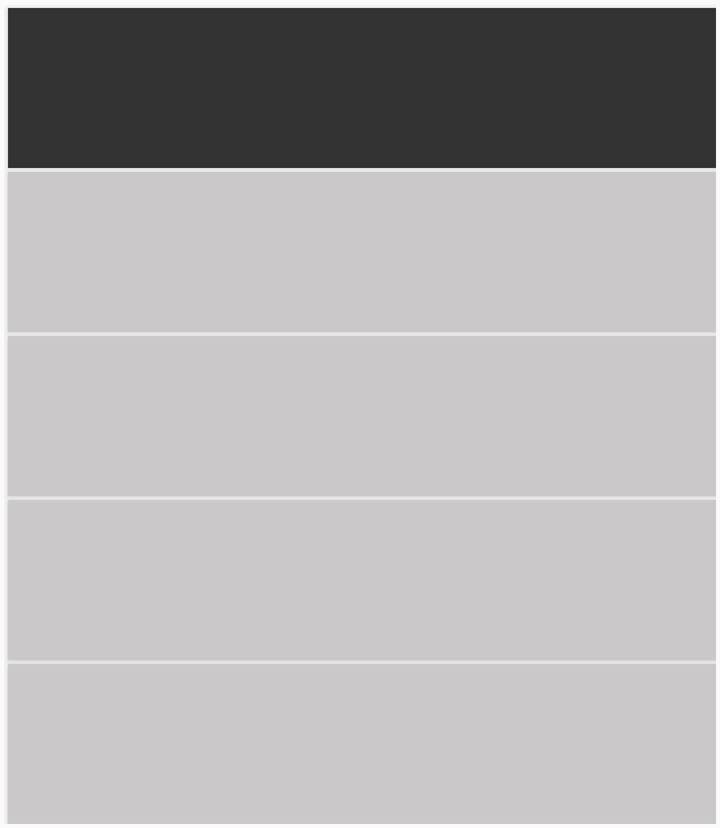
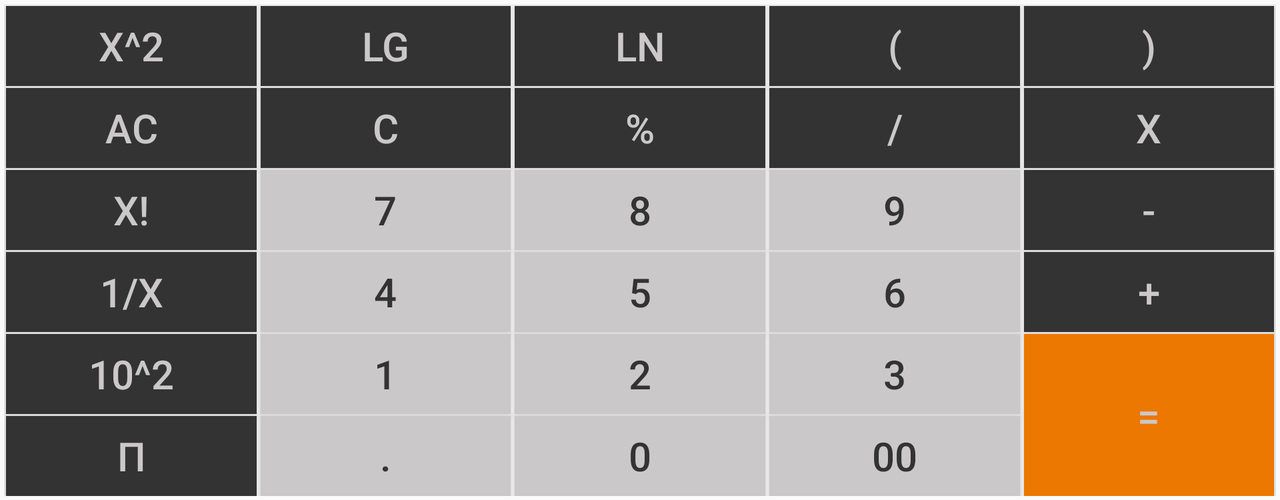

An Android layout and its configuration variant, each rendered on a device that would load it. The default file and the variant file are quoted in full after the pictures.
<!-- AndroidManifest.xml: application theme AppTheme -->
<!-- res/layout/calc_buttons.xml -->
<?xml version="1.0" encoding="utf-8"?>
<GridLayout
    xmlns:android="http://schemas.android.com/apk/res/android"
    android:layout_width="match_parent"
    android:layout_height="wrap_content"
    android:layout_margin="2dp"
    android:columnCount="4"
    android:rowCount="5">

    <Button
        android:id="@+id/btn_Clear"
        android:text="C"
        style="@style/styleFuncBtn"
        android:layout_columnWeight="1"
        android:onClick="funcClick"/>

    <Button
        android:id="@+id/btn_Percentage"
        android:text="%"
        style="@style/styleFuncBtn"
        android:layout_columnWeight="1"
        android:onClick="funcClick"/>

    <Button
        android:id="@+id/btn_Divide"
        android:text="/"
        style="@style/styleFuncBtn"
        android:layout_columnWeight="1"
        android:onClick="funcClick"/>

    <Button
        android:id="@+id/btn_Multiply"
        android:text="X"
        style="@style/styleFuncBtn"
        android:layout_columnWeight="1"
        android:onClick="funcClick"/>

    <Button
        android:id="@+id/btn_Seven"
        android:text="7"
        style="@style/styleNumberBtn"
        android:layout_columnWeight="1"
        android:onClick="onClick"/>

    <Button
        android:id="@+id/btn_Eight"
        android:text="8"
        style="@style/styleNumberBtn"
        android:layout_columnWeight="1"
        android:onClick="onClick"/>

    <Button
        android:id="@+id/btn_Nine"
        android:text="9"
        style="@style/styleNumberBtn"
        android:layout_columnWeight="1"
        android:onClick="onClick"/>

    <Button
        android:id="@+id/btn_Subtraction"
        android:text="-"
        style="@style/styleFuncBtn"
        android:layout_columnWeight="1"
        android:onClick="funcClick"/>

    <Button
        android:id="@+id/btn_Four"
        android:text="4"
        style="@style/styleNumberBtn"
        android:layout_columnWeight="1"
        android:onClick="onClick"/>

    <Button
        android:id="@+id/btn_Five"
        android:text="5"
        style="@style/styleNumberBtn"
        android:layout_columnWeight="1"
        android:onClick="onClick"/>
    <Button
        android:id="@+id/btn_Six"
        android:text="6"
        style="@style/styleNumberBtn"
        android:layout_columnWeight="1"
        android:onClick="onClick"/>

    <Button
        android:id="@+id/btn_Plus"
        android:text="+"
        style="@style/styleFuncBtn"
        android:layout_columnWeight="1"
        android:onClick="funcClick"/>

    <Button
        android:id="@+id/btn_One"
        android:text="1"
        style="@style/styleNumberBtn"
        android:layout_columnWeight="1"
        android:onClick="onClick"/>

    <Button
        android:id="@+id/btn_Two"
        android:text="2"
        style="@style/styleNumberBtn"
        android:layout_columnWeight="1"
        android:onClick="onClick"/>
    <Button
        android:id="@+id/btn_Three"
        android:text="3"
        style="@style/styleNumberBtn"
        android:layout_columnWeight="1"
        android:onClick="onClick"/>

    <Button
        android:id="@+id/btn_Equals"
        android:text="="
        style="@style/styleEqualBtn"
        android:layout_columnWeight="1"
        android:layout_gravity="fill_vertical"
        android:layout_rowSpan="2"
        android:onClick="funcClick"/>

    <Button
        android:id="@+id/btn_Dot"
        android:text="."
        style="@style/styleNumberBtn"
        android:layout_columnWeight="1"
        android:onClick="onClick"/>

    <Button
        android:id="@+id/btn_Zero"
        android:text="0"
        style="@style/styleNumberBtn"
        android:layout_columnWeight="1"
        android:onClick="onClick"/>
    <Button
        android:id="@+id/btn_DoubleZero"
        android:text="00"
        style="@style/styleNumberBtn"
        android:layout_columnWeight="1"
        android:onClick="onClick"/>



</GridLayout>
<!-- resources referenced by this layout -->
<resources>
  <style name="styleEqualBtn">
          <item name="android:textSize">40sp</item>
          <item name="android:textColor">@color/colorEqlButtonTxt</item>
          <item name="android:background">@color/colorEqlButtonBG</item>
          <item name="android:layout_marginTop">2dp</item>
          <item name="android:layout_marginLeft">2dp</item>
          <item name="android:layout_marginRight">2dp</item>
      </style>
  <style name="styleFuncBtn">
          <item name="android:textSize">40sp</item>
          <item name="android:minHeight">80dp</item>
          <item name="android:textColor">@color/colorFuncButtonTxt</item>
          <item name="android:background">@color/colorFuncButtonBG</item>
          <item name="android:layout_marginTop">2dp</item>
          <item name="android:layout_marginLeft">2dp</item>
          <item name="android:layout_marginRight">2dp</item>
  
      </style>
  <style name="styleNumberBtn">
          <item name="android:textSize">40sp</item>
          <item name="android:minHeight">80dp</item>
          <item name="android:textColor">@color/colorNumButtonTxt</item>
          <item name="android:background">@color/colorNumButtonBG</item>
          <item name="android:layout_marginTop">2dp</item>
          <item name="android:layout_marginLeft">2dp</item>
          <item name="android:layout_marginRight">2dp</item>
      </style>
  <style name="AppTheme" parent="Theme.AppCompat.Light.DarkActionBar">
          
          <item name="colorPrimary">@color/colorPrimary</item>
          <item name="colorPrimaryDark">@color/colorPrimaryDark</item>
          <item name="colorAccent">@color/colorAccent</item>
      </style>
  <color name="colorEqlButtonTxt">#cac8c8</color>
  <color name="colorEqlButtonBG">#ec7701</color>
  <color name="colorFuncButtonTxt">#cac8c8</color>
  <color name="colorFuncButtonBG">#333333</color>
  <color name="colorNumButtonTxt">#333333</color>
  <color name="colorNumButtonBG">#cac8c8</color>
  <color name="colorPrimary">#008577</color>
  <color name="colorPrimaryDark">#00574B</color>
  <color name="colorAccent">#D81B60</color>
</resources>
<!-- res/layout-land/calc_buttons.xml (the repository's variant of the layout above) -->
<!-- drawn on the phone turned sideways -->
<?xml version="1.0" encoding="utf-8"?>
<GridLayout
    xmlns:android="http://schemas.android.com/apk/res/android"
    android:layout_width="match_parent"
    android:layout_height="wrap_content"
    android:layout_margin="2dp"
    android:columnCount="5"
    android:rowCount="6">

    <Button
        android:id="@+id/btn_Square"
        android:text="x^2"
        style="@style/styleFuncBtnLand"
        android:layout_columnWeight="1"/>

    <Button
        android:id="@+id/btn_Log"
        android:text="lg"
        style="@style/styleFuncBtnLand"
        android:layout_columnWeight="1"/>

    <Button
        android:id="@+id/btn_Lan"
        android:text="ln"
        style="@style/styleFuncBtnLand"
        android:layout_columnWeight="1"/>

    <Button
        android:id="@+id/btn_FirstBracketStart"
        android:text="("
        style="@style/styleFuncBtnLand"
        android:layout_columnWeight="1"/>

    <Button
        android:id="@+id/btn_FastBracketEnd"
        android:text=")"
        style="@style/styleFuncBtnLand"
        android:layout_columnWeight="1"/>

    <Button
        android:id="@+id/btn_AllClear"
        android:text="AC"
        style="@style/styleFuncBtnLand"
        android:layout_columnWeight="1"/>

    <Button
        android:id="@+id/btn_Clear"
        android:text="C"
        style="@style/styleFuncBtnLand"
        android:layout_columnWeight="1"/>


    <Button
        android:id="@+id/btn_Percentage"
        android:text="%"
        style="@style/styleFuncBtnLand"
        android:layout_columnWeight="1"/>

    <Button
        android:id="@+id/btn_Divide"
        android:text="/"
        style="@style/styleFuncBtnLand"
        android:layout_columnWeight="1"/>

    <Button
        android:id="@+id/btn_Multiply"
        android:text="X"
        style="@style/styleFuncBtnLand"
        android:layout_columnWeight="1"/>

    <Button
        android:id="@+id/btn_Factorial"
        android:text="X!"
        style="@style/styleFuncBtnLand"
        android:layout_columnWeight="1"/>

    <Button
        android:id="@+id/btn_Seven"
        android:text="7"
        style="@style/styleNumberBtnLand"
        android:layout_columnWeight="1"/>

    <Button
        android:id="@+id/btn_Eight"
        android:text="8"
        style="@style/styleNumberBtnLand"
        android:layout_columnWeight="1"/>

    <Button
        android:id="@+id/btn_Nine"
        android:text="9"
        style="@style/styleNumberBtnLand"
        android:layout_columnWeight="1"/>

    <Button
        android:id="@+id/btn_Subtraction"
        android:text="-"
        style="@style/styleFuncBtnLand"
        android:layout_columnWeight="1"/>

    <Button
        android:id="@+id/btn_OneByX"
        android:text="1/X"
        style="@style/styleFuncBtnLand"
        android:layout_columnWeight="1"/>

    <Button
        android:id="@+id/btn_Four"
        android:text="4"
        style="@style/styleNumberBtnLand"
        android:layout_columnWeight="1"/>

    <Button
        android:id="@+id/btn_Five"
        android:text="5"
        style="@style/styleNumberBtnLand"
        android:layout_columnWeight="1"/>
    <Button
        android:id="@+id/btn_Six"
        android:text="6"
        style="@style/styleNumberBtnLand"
        android:layout_columnWeight="1"/>

    <Button
        android:id="@+id/btn_Plus"
        android:text="+"
        style="@style/styleFuncBtnLand"
        android:layout_columnWeight="1"/>


    <Button
        android:id="@+id/btn_TenSquare"
        android:text="10^2"
        style="@style/styleFuncBtnLand"
        android:layout_columnWeight="1"/>

    <Button
        android:id="@+id/btn_One"
        android:text="1"
        style="@style/styleNumberBtnLand"
        android:layout_columnWeight="1"/>

    <Button
        android:id="@+id/btn_Two"
        android:text="2"
        style="@style/styleNumberBtnLand"
        android:layout_columnWeight="1"/>
    <Button
        android:id="@+id/btn_Three"
        android:text="3"
        style="@style/styleNumberBtnLand"
        android:layout_columnWeight="1"/>

    <Button
        android:id="@+id/btn_Equals"
        android:text="="
        style="@style/styleEqualBtnLand"
        android:layout_columnWeight="1"
        android:layout_gravity="fill_vertical"
        android:layout_rowSpan="2"/>

    <Button
        android:id="@+id/btn_Pie"
        android:text="π"
        style="@style/styleFuncBtnLand"
        android:layout_columnWeight="1"/>

    <Button
        android:id="@+id/btn_Dot"
        android:text="."
        style="@style/styleNumberBtnLand"
        android:layout_columnWeight="1"/>

    <Button
        android:id="@+id/btn_Zero"
        android:text="0"
        style="@style/styleNumberBtnLand"
        android:layout_columnWeight="1"/>
    <Button
        android:id="@+id/btn_DoubleZero"
        android:text="00"
        style="@style/styleNumberBtnLand"
        android:layout_columnWeight="1"/>



</GridLayout>
<!-- resources referenced by the variant -->
<!-- as the phone turned sideways resolves them -->
<resources>
  <style name="styleEqualBtnLand">
          <item name="android:textSize">20sp</item>
          <item name="android:textColor">@color/colorEqlButtonTxt</item>
          <item name="android:background">@color/colorEqlButtonBG</item>
          <item name="android:layout_marginTop">1dp</item>
          <item name="android:layout_marginLeft">1dp</item>
          <item name="android:layout_marginRight">1dp</item>
      </style>
  <style name="styleFuncBtnLand">
          <item name="android:textSize">20sp</item>
          <item name="android:minHeight">40dp</item>
          <item name="android:textColor">@color/colorFuncButtonTxt</item>
          <item name="android:background">@color/colorFuncButtonBG</item>
          <item name="android:layout_marginTop">1dp</item>
          <item name="android:layout_marginLeft">1dp</item>
          <item name="android:layout_marginRight">1dp</item>
  
      </style>
  <style name="styleNumberBtnLand">
          <item name="android:textSize">20sp</item>
          <item name="android:minHeight">40dp</item>
          <item name="android:textColor">@color/colorNumButtonTxt</item>
          <item name="android:background">@color/colorNumButtonBG</item>
          <item name="android:layout_marginTop">1dp</item>
          <item name="android:layout_marginLeft">1dp</item>
          <item name="android:layout_marginRight">1dp</item>
      </style>
  <style name="AppTheme" parent="Theme.AppCompat.Light.DarkActionBar">
          
          <item name="colorPrimary">@color/colorPrimary</item>
          <item name="colorPrimaryDark">@color/colorPrimaryDark</item>
          <item name="colorAccent">@color/colorAccent</item>
      </style>
  <color name="colorEqlButtonTxt">#cac8c8</color>
  <color name="colorEqlButtonBG">#ec7701</color>
  <color name="colorFuncButtonTxt">#cac8c8</color>
  <color name="colorFuncButtonBG">#333333</color>
  <color name="colorNumButtonTxt">#333333</color>
  <color name="colorNumButtonBG">#cac8c8</color>
  <color name="colorPrimary">#008577</color>
  <color name="colorPrimaryDark">#00574B</color>
  <color name="colorAccent">#D81B60</color>
</resources>
